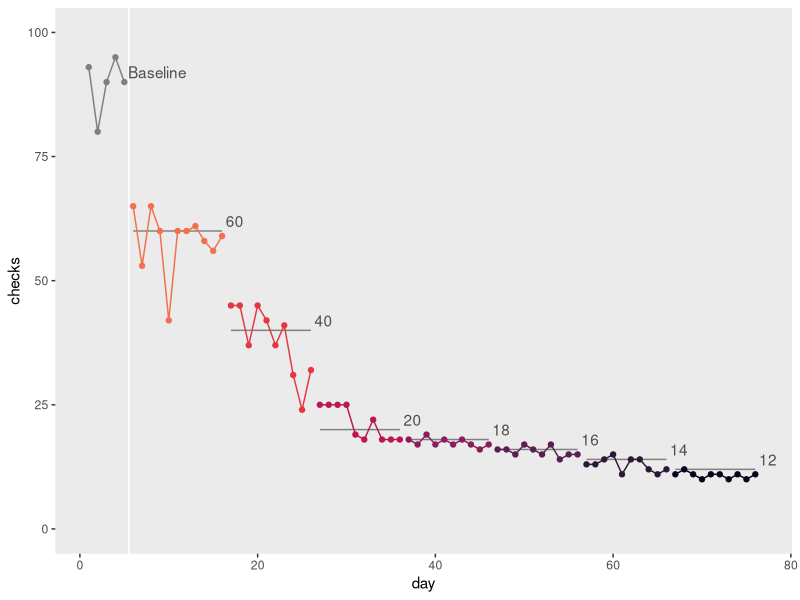

Recreate this plot in R. (Note: this script raises an error after producing the figure.)
## ---- chunk 1
knitr::opts_chunk$set(fig.retina = 2.5)
## ---- chunk 2
library(tidyverse)
## ---- chunk 3
allen2001 <- tibble(
 checks = c(93, 80, 90, 95, 90,
            65, 53, 65, 60, 42, 60, 60, 61, 58, 56, 59,
            45, 45, 37, 45, 42, 37, 41, 31, 24, 32, 
            25, 25, 25, 25, 19, 18, 22, 18, 18, 18,
            18, 17, 19, 17, 18, 17, 18, 17, 16, 17,
            16, 16, 15, 17, 16, 15, 17, 14, 15, 15,
            13, 13, 14, 15, 11, 14, 14, 12, 11, 12,
            11, 12, 11, 10, 11, 11, 10, 11, 10, 11),
 phase = rep(c("A", "B1", "B2", "B3", "B4", "B5", "B6", "B7"), times = c(5, 11, 10, 10, 10, 10, 10, 10)),
 criterion = rep(c(NA, 60, 40, 20, 18, 16, 14, 12), times = c(5, 11, 10, 10, 10, 10, 10, 10))
) %>% 
  mutate(day          = 1:n(),
         baseline     = ifelse(phase == "A", 1, 0),
         intervention = ifelse(phase == "A", 0, 1)) %>% 
  mutate(lcriterion = ifelse(is.na(criterion), 0, log(criterion))) %>% 
  select(day, phase, criterion, baseline, intervention, lcriterion, checks)
## ---- chunk 4
glimpse(allen2001)
## ---- chunk 5
# for the annotation
label <- allen2001 %>% 
  group_by(phase) %>% 
  arrange(desc(day)) %>% 
  slice(1) %>% 
  mutate(label  = ifelse(phase == "A", "Baseline", as.character(criterion)),
         checks = ifelse(is.na(criterion), checks, criterion))

# plot
allen2001 %>% 
  ggplot(aes(x = day, y = checks, group = criterion, color = factor(criterion))) +
  geom_vline(xintercept = 5.5, color = "white") +
  geom_line(aes(y = criterion),
            color = "grey50") +
  geom_point() +
  geom_line() +
  geom_text(data = label,
            aes(y = checks, label = label),
            hjust = 0, nudge_x = 0.4, nudge_y = 2, color = "grey30") +
  scale_color_viridis_d(option = "F", end = .7, na.value = "grey50", breaks = NULL) +
  ylim(0, 100) +
  theme(panel.grid = element_blank())
## ---- chunk 6
save(allen2001, file = "/Users/solomonkurz/Dropbox/Experimental-design-and-the-GLMM/sketches/data/allen2001.rda")
## ---- chunk 7
sessionInfo()
